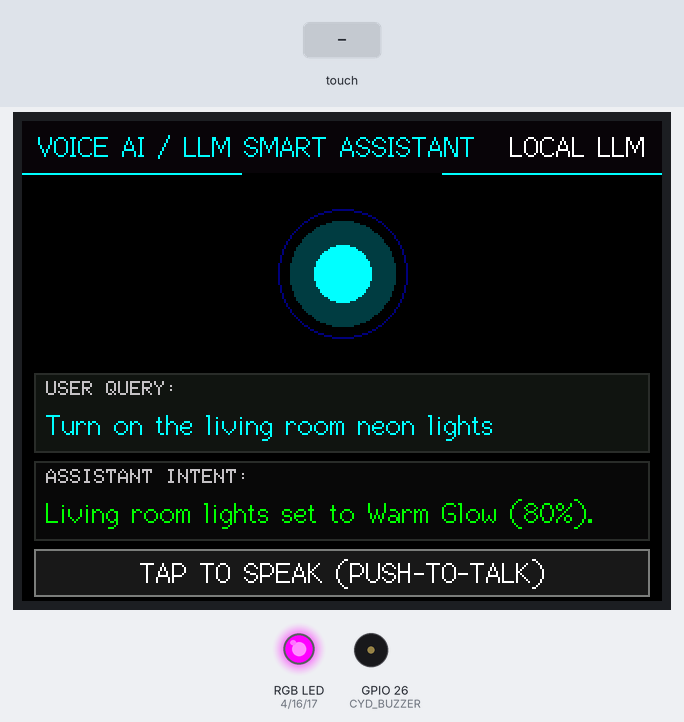
This sketch was run on a simulated ESP32. On the bench: 320×240 colour display, an RGB LED mixed from three pins (HIGH = lit), buzzer (waves = sounding). Inputs (shaded band) come from the test bench.

Above: at 1.5 s.
1.6 s: touch panel pressed at 13 % / 90 % of its raw x / y range
At 1.82 s:
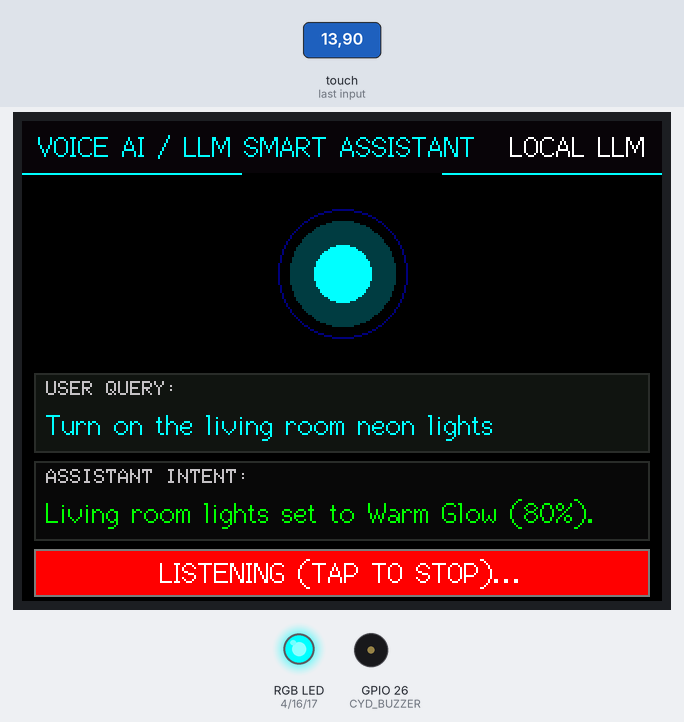
3.5 s: touch panel pressed at 38 % / 90 % of its raw x / y range
At 3.77 s:
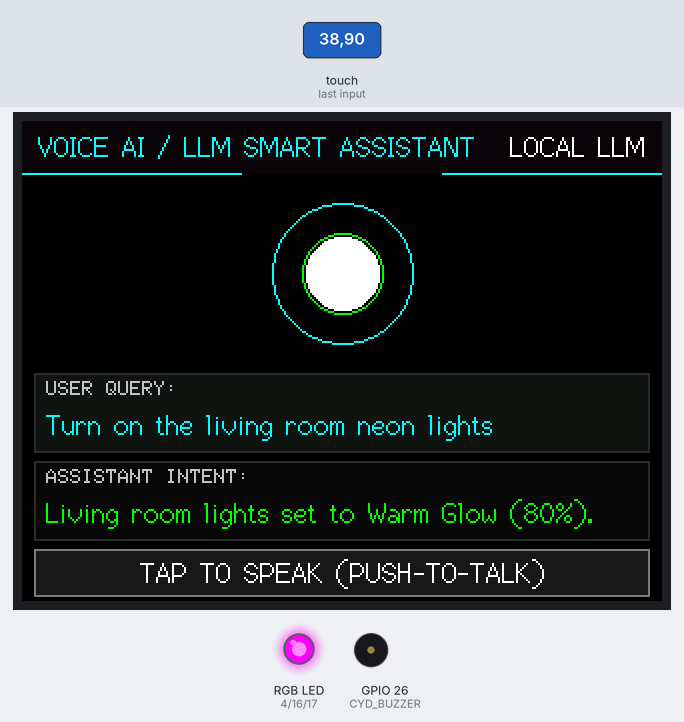
5.4 s: touch panel pressed at 62 % / 90 % of its raw x / y range
At 6.22 s:
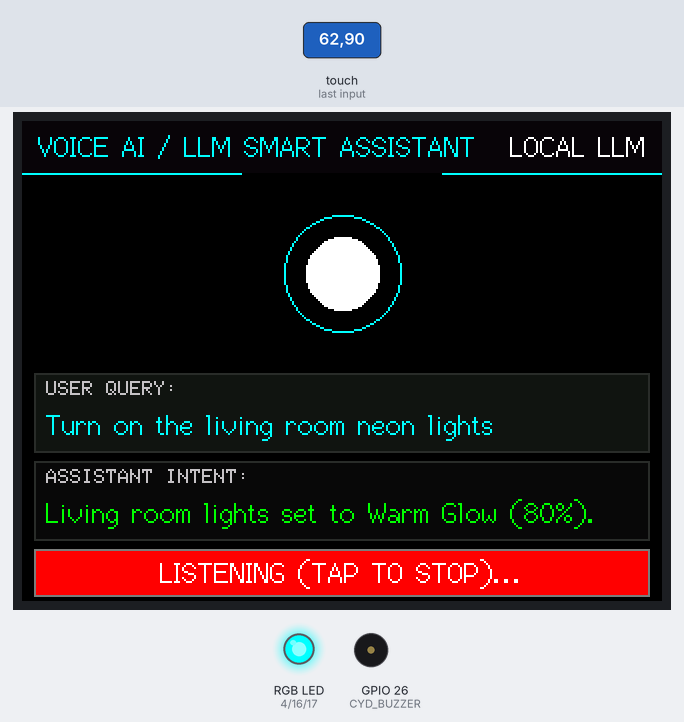
7.4 s: touch panel pressed at 87 % / 90 % of its raw x / y range
At 7.64 s:
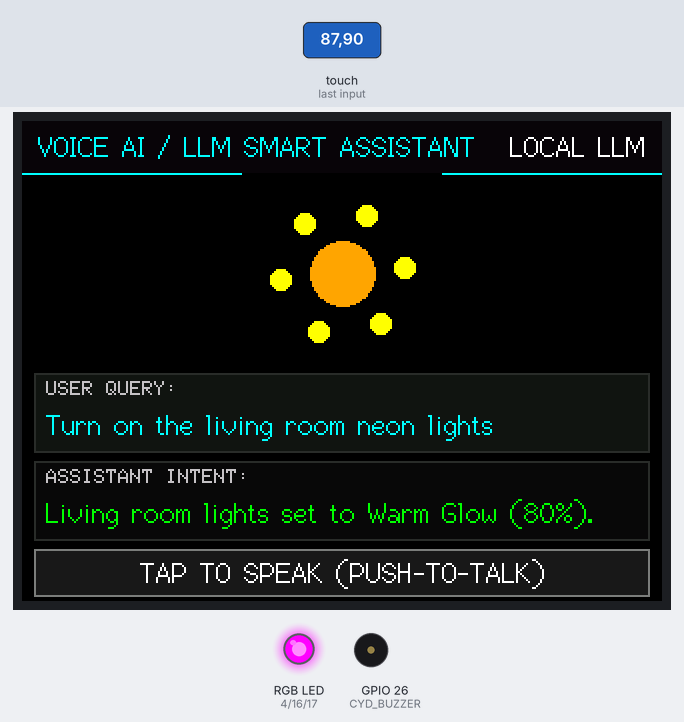
9.3 s: touch panel pressed at 13 % / 90 % of its raw x / y range
At 14.45 s:
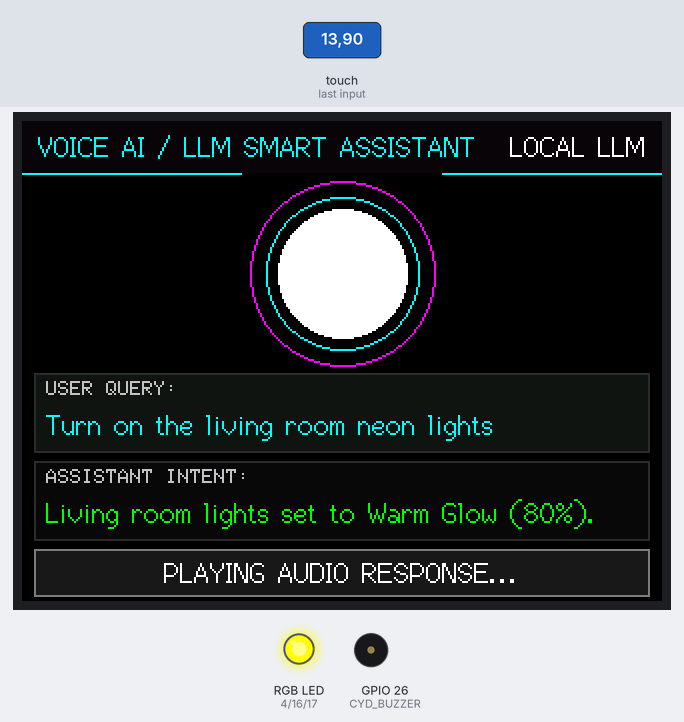
17.2 s: touch panel pressed at 38 % / 90 % of its raw x / y range
At 20.12 s:
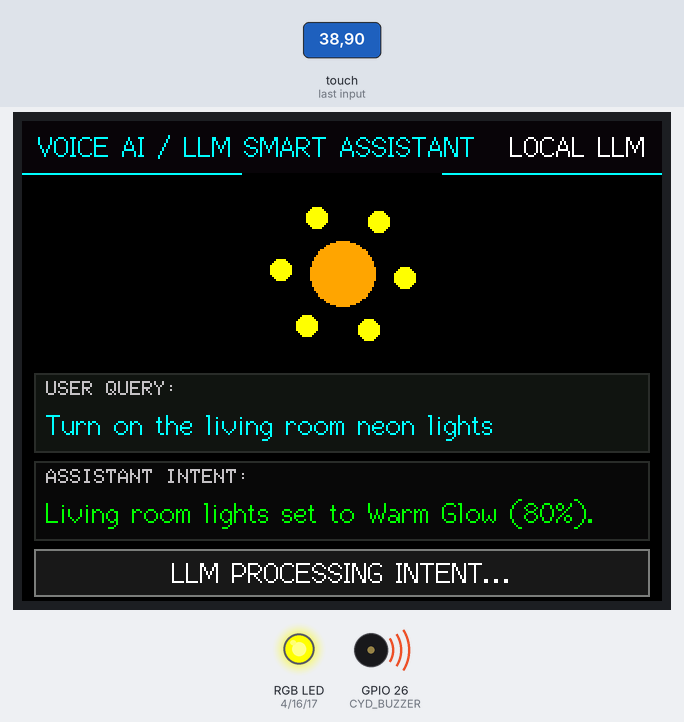
Timing chart, 0 to 20.2 s (numbered marks = the images above; inputs shaded):
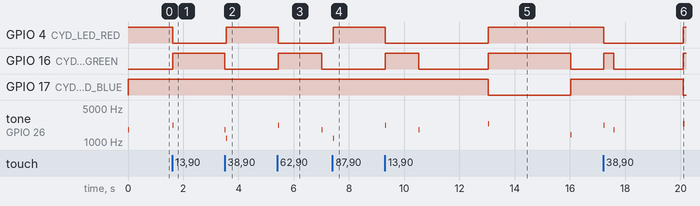

Measured:
- after the input at 1.6 s, GPIO 4 (CYD_LED_RED): HIGH → LOW at once; GPIO 16 (CYD_LED_GREEN): LOW → HIGH at once; tone on GPIO 26 (CYD_BUZZER): silent → 2200 Hz at once, → silent 0.03 s later; the display: changes after 0.07 s (image 1)
- after the input at 3.5 s, GPIO 4 (CYD_LED_RED): LOW → HIGH after 0.06 s
- after the input at 5.4 s, GPIO 4 (CYD_LED_RED): HIGH → LOW at once; GPIO 16 (CYD_LED_GREEN): LOW → HIGH at once, → LOW 1.6 s later; tone on GPIO 26 (CYD_BUZZER): silent → 2200 Hz at once, → silent 0.03 s later, → 1800 Hz 1.5 s later, → silent 0.03 s later; the display: first changes after 0.10 s (image 3 shows a later state)
- after the input at 7.4 s, GPIO 4 (CYD_LED_RED): LOW → HIGH at once; tone on GPIO 26 (CYD_BUZZER): silent → 1200 Hz at once, → silent 0.03 s later
- after the input at 9.3 s, GPIO 4 (CYD_LED_RED): HIGH → LOW at once, → HIGH 3.7 s later; GPIO 16 (CYD_LED_GREEN): LOW → HIGH at once, → LOW 1.2 s later, → HIGH 2.5 s later, → LOW 3.0 s later
- after the input at 17.2 s, GPIO 4 (CYD_LED_RED): HIGH → LOW at once, → HIGH 2.9 s later; GPIO 16 (CYD_LED_GREEN): LOW → HIGH at once, → LOW 0.36 s later, → HIGH 2.5 s later

The sketch:

27-ai-voice-smart-speaker-assistant.ino
```cpp
// (licence header left out)
#include <Arduino.h>
#include <SPI.h>
#include <WiFi.h>
#include <TFT_eSPI.h>
#include <XPT2046_Touchscreen.h>

// Touch Pins
#define XPT2046_IRQ 36
#define XPT2046_MOSI 32
#define XPT2046_MISO 39
#define XPT2046_CLK 25
#define XPT2046_CS 33

// Onboard Peripherals
#define CYD_LED_RED 4
#define CYD_LED_GREEN 16
#define CYD_LED_BLUE 17
#define CYD_BUZZER 26
#define CYD_LDR 34

SPIClass touchSPI = SPIClass(VSPI);
XPT2046_Touchscreen ts(XPT2046_CS, XPT2046_IRQ);
TFT_eSPI tft = TFT_eSPI();

enum AssistantState { STATE_IDLE, STATE_LISTENING, STATE_THINKING, STATE_SPEAKING };
AssistantState aiState = STATE_IDLE;

String lastTranscription = "Turn on the living room neon lights";
String aiResponse = "Living room lights set to Warm Glow (80%).";
const char* selectedModel = "Llama-3-8B / Whisper-v3";

void beep(int freq, int durationMs) {
  tone(CYD_BUZZER, freq, durationMs);
}

void setRGB(bool r, bool g, bool b) {
  digitalWrite(CYD_LED_RED, r ? LOW : HIGH);
  digitalWrite(CYD_LED_GREEN, g ? LOW : HIGH);
  digitalWrite(CYD_LED_BLUE, b ? LOW : HIGH);
}

void drawHeader() {
  tft.fillRect(0, 0, 320, 26, 0x0821);
  tft.drawFastHLine(0, 26, 320, TFT_CYAN);

  tft.setTextColor(TFT_CYAN, 0x0821);
  tft.setTextDatum(ML_DATUM);
  tft.drawString("VOICE AI / LLM SMART ASSISTANT", 8, 13, 2);

  tft.setTextDatum(MR_DATUM);
  tft.setTextColor(TFT_WHITE, 0x0821);
  tft.drawString("LOCAL LLM", 312, 13, 2);
}

void drawAnimatedVoiceOrb(int cx, int cy, float phase) {
  // Clear Orb Area
  tft.fillRect(cx - 50, cy - 50, 100, 100, TFT_BLACK);

  if (aiState == STATE_IDLE) {
    tft.drawCircle(cx, cy, 32, TFT_NAVY);
    tft.fillCircle(cx, cy, 26, 0x01E8);
    tft.fillCircle(cx, cy, 14, TFT_CYAN);
  } else if (aiState == STATE_LISTENING) {
    // Pulsing Neon Green & Cyan Waves
    int r1 = 24 + (int)(12.0f * sinf(phase * 3.0f));
    int r2 = 36 + (int)(8.0f * cosf(phase * 2.5f));
    tft.drawCircle(cx, cy, r2, TFT_CYAN);
    tft.drawCircle(cx, cy, r1, TFT_GREEN);
    tft.fillCircle(cx, cy, 18, TFT_WHITE);
  } else if (aiState == STATE_THINKING) {
    // Rotating Orange/Yellow Thinking Rings
    for (int i = 0; i < 6; i++) {
      float a = phase * 4.0f + (i * 1.047f);
      int px = cx + (int)(cosf(a) * 32.0f);
      int py = cy + (int)(sinf(a) * 32.0f);
      tft.fillCircle(px, py, 5, TFT_YELLOW);
    }
    tft.fillCircle(cx, cy, 16, 0xFD20);
  } else { // SPEAKING
    // Expanding Magenta/Violet Soundwaves
    int r = 18 + (int)(16.0f * fabsf(sinf(phase * 5.0f)));
    tft.drawCircle(cx, cy, r + 14, TFT_MAGENTA);
    tft.drawCircle(cx, cy, r + 6, TFT_CYAN);
    tft.fillCircle(cx, cy, r, TFT_WHITE);
  }
}

void renderConversationView() {
  // Transcribed Query Card (Top)
  tft.fillRect(6, 126, 308, 40, 0x10A2);
  tft.drawRect(6, 126, 308, 40, 0x2965);
  tft.setTextColor(TFT_SILVER, 0x10A2);
  tft.setTextDatum(TL_DATUM);
  tft.drawString("USER QUERY:", 12, 130, 1);
  tft.setTextColor(TFT_CYAN, 0x10A2);
  tft.drawString(lastTranscription, 12, 144, 2);

  // AI LLM Response Card (Bottom)
  tft.fillRect(6, 170, 308, 40, 0x0841);
  tft.drawRect(6, 170, 308, 40, 0x2965);
  tft.setTextColor(TFT_SILVER, 0x0841);
  tft.drawString("ASSISTANT INTENT:", 12, 174, 1);
  tft.setTextColor(TFT_GREEN, 0x0841);
  tft.drawString(aiResponse, 12, 188, 2);

  // Touch Action / Push-To-Talk Bar
  tft.fillRect(6, 214, 308, 24, (aiState == STATE_LISTENING) ? TFT_RED : 0x18C3);
  tft.drawRect(6, 214, 308, 24, TFT_DARKGREY);
  tft.setTextColor(TFT_WHITE, (aiState == STATE_LISTENING) ? TFT_RED : 0x18C3);
  tft.setTextDatum(MC_DATUM);

  const char* btnLabel = (aiState == STATE_IDLE) ? "TAP TO SPEAK (PUSH-TO-TALK)" :
                         (aiState == STATE_LISTENING) ? "LISTENING (TAP TO STOP)..." :
                         (aiState == STATE_THINKING) ? "LLM PROCESSING INTENT..." : "PLAYING AUDIO RESPONSE...";
  tft.drawString(btnLabel, 160, 226, 2);
}

void updateAssistantAnimation() {
  static float phase = 0.0f;
  phase += 0.15f;
  drawAnimatedVoiceOrb(160, 76, phase);
}

void cycleAssistantWorkflow() {
  static uint32_t stateTimer = 0;

  if (aiState == STATE_LISTENING) {
    if (millis() - stateTimer > 3500) {
      aiState = STATE_THINKING;
      stateTimer = millis();
      setRGB(true, true, false); // Yellow thinking
      beep(1800, 25);
      renderConversationView();
    }
  } else if (aiState == STATE_THINKING) {
    if (millis() - stateTimer > 2500) {
      aiState = STATE_SPEAKING;
      stateTimer = millis();
      setRGB(false, false, true); // Blue speaking
      beep(2400, 40);
      renderConversationView();
    }
  } else if (aiState == STATE_SPEAKING) {
    if (millis() - stateTimer > 3000) {
      aiState = STATE_IDLE;
      setRGB(false, true, false); // Green standby
      beep(1400, 30);
      renderConversationView();
    }
  }
}

void setup() {
  Serial.begin(115200);

  pinMode(CYD_LED_RED, OUTPUT);
  pinMode(CYD_LED_GREEN, OUTPUT);
  pinMode(CYD_LED_BLUE, OUTPUT);
  setRGB(false, true, false);

  pinMode(CYD_BUZZER, OUTPUT);
  beep(1800, 40);

  touchSPI.begin(XPT2046_CLK, XPT2046_MISO, XPT2046_MOSI, XPT2046_CS);
  ts.begin(touchSPI);
  ts.setRotation(1);

  tft.init();
  tft.setRotation(1);
  tft.fillScreen(TFT_BLACK);

  drawHeader();
  renderConversationView();
}

void loop() {
  updateAssistantAnimation();
  cycleAssistantWorkflow();

  if (ts.touched()) {
    TS_Point p = ts.getPoint();
    int touchY = map(p.y, 240, 3800, 0, 240);

    if (touchY > 210) {
      if (aiState == STATE_IDLE) {
        aiState = STATE_LISTENING;
        setRGB(true, false, false); // Red listening
        beep(2200, 30);
      } else {
        aiState = STATE_IDLE;
        setRGB(false, true, false);
        beep(1200, 25);
      }
      renderConversationView();
      delay(250);
    }
  }

  delay(40);
}
```
